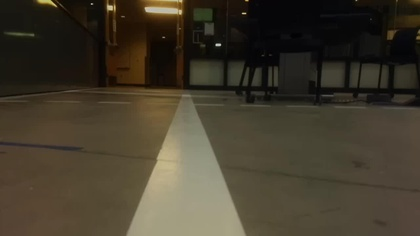
%> input picture sample0.jpg, 420 x 236 px, shrunk from 1280 x 720 before the run
$ octave --eval "result = detect_straight_lines(imread('sample0.jpg'));"   (GNU Octave 9; MATLAB toolbox functions it lacks are replaced by stand-ins)
%> lines starting %> are read from the running program, lines starting %| are printed output that depends on the picture; in (x1, y1, x2, y2) boxes, pixels count from 0 and x2, y2 are one past the last pixel; in counts of white or black regions, pixels touching at a corner belong together; the program's own positions count from 1
function [YellowPillarDist, YellowPillarAng , IsArrieved, WhiteLineDist, WhiteLineAng, WhiteLineAng2] = detect_straight_lines(img)

% clearvars -except img

%% Initialize
% Flag
IsYellowPillarDetected = false;
IsWhiteLineDetected = false;
IsPlotting = true;

% Assuming the height of camera is 0.127m
camHeight = 0.127; % meter
focalLen = 0.00304;
SizeOfPixel = 1.12e-6;
resolutionRatio = 8;
FOV = deg2rad(62.2); % FOV is 62.2 deg

% Process above ground and on the ground part seperately
% to detect yellow poles and white lines
[nX, nY, ~] = size(img);

Glevel = 180;   % for 410*308, it's 180
HighGlevel = Glevel+20;
Midline = nY/2;
Midlevel = (nX-Glevel)/2;


%% Crop the image to increase the speed
HighImg = img(1:HighGlevel,:,:);
LowImg = img(Glevel+1:end,:,:);


%% Find yellow poles and compute its angle and distance
% Transform into HSV space and detect yellow poles
HighImgHsv = rgb2hsv(HighImg);

% Make sure yellow pole is detected
HighImgYellow = false(HighGlevel,nY);
for i = 1 : HighGlevel
    for j = 1 : nY
        hij = HighImgHsv(i, j, 1);
        sij = HighImgHsv(i, j, 2);
        vij = HighImgHsv(i, j, 3);

        if ( hij >= 0.11 && hij<= 0.16 ) && ( sij >= 0.3 && sij <= 0.9 ) % && ( vij >= 0.18 && vij <= 1)

            HighImgYellow(i, j) = true;
        end
    end
end

% [6 lines of commented-out code are left out]
HighBWHsv = imbinarize(HighImgHsv(:,:,2),0.5);

% Find the intersect of HSV and yellow area
HighBWHsv = bitand(HighBWHsv, HighImgYellow);
HighBWBiggestObj = bwareafilt(HighBWHsv,1); % find the biggest object

% Get the position of the middle bottom point of yellow pole
HighBWCanny = edge(HighBWBiggestObj, 'canny');

if bwarea(HighBWBiggestObj) > 10000
    IsArrieved = 1;
else
    IsArrieved = -1;
end

if bwarea(HighBWBiggestObj) < 30

    IsYellowPillarDetected = false;

    YellowPillarPoint = [-1,-1];
    YellowPillarAng = -1;
    YellowPillarDist = -1;


else

    SumCanny = sum(HighBWCanny,2);
    YellowPillarTop = find(SumCanny>0, 1, 'first'); % Find the top index
    YellowPillarBottom = find(SumCanny>0, 1, 'last'); % Find the bottom index

    SumCanny = sum(HighBWCanny,1);
    YellowPillarLeft = find(SumCanny>0, 1, 'first'); % Find the left index
    YellowPillarRight = find(SumCanny>0, 1, 'last'); % Find the right index

    YellowPillarPoint = [YellowPillarBottom, (YellowPillarLeft + YellowPillarRight)/2];

    % Calculate the angle between yellow and image center
    YellowPillarAng = (YellowPillarPoint(2) - nY/2)/nY*FOV;

    % Calculate the distance between yellow pole and camera
    rowDiff = abs(YellowPillarPoint(1) - nX/2);
    YellowPillarDist = (camHeight * focalLen)/(rowDiff * SizeOfPixel * resolutionRatio);

    IsYellowPillarDetected = true;


end


%% Find white lines and compute its angle and Distance
% LowImg = histeq(LowImg);
LowHsv = rgb2hsv(LowImg);

% This method is easily got tricked by light
LowHsvWhite = zeros(nX - Glevel,nY);
for i = 1 : (nX - Glevel)
    for j = 1 : nY
        hij = LowHsv(i, j, 1);
        sij = LowHsv(i, j, 2);
        vij = LowHsv(i, j, 3);

        if  ( sij >= 0 && sij <= 0.3 ) && ( vij >= 0.6 && vij <= 1) % ( hij >= 0.11 && hij<= 0.16 ) &&

            LowHsvWhite(i, j) = true;   % logical value
        end
    end
end

% [8 lines of commented-out code are left out]
gray = rgb2gray(LowImg);
T = adaptthresh(gray, 0.6);
LowBW = imbinarize(gray, T);

% Filter out non white part
LowBW = bitand(LowBW, LowHsvWhite);

LowBWOpen = LowBW;
% Use open function to remove noise
se = strel('disk', 3);
LowBWOpen = imopen(LowBW, se);

% [7 lines of commented-out code are left out]


%% Detect edges
LowBWCanny = edge(LowBWOpen,'Prewitt'); % Detect edges using Canny


%% Detect lines using hough transform
[H,T,R] = hough(LowBWCanny,'RhoResolution',0.5,'ThetaResolution',0.5);

numpeaks = 7; %Specify the number of peaks
P  = houghpeaks(H,numpeaks);

% lines = houghlines(LowBWCanny,T,R,P,'FillGap',70,'MinLength',100);
lines = houghlines(LowBWCanny,T,R,P,'FillGap',15,'MinLength',70);

if sum(sum(LowBW,1)) < 0 || size(lines,2) == 0

        IsWhiteLineDetected = false;

        WhiteLineHighPoint = -1;
        WhiteLineLowPoint = -1;
        WhiteLineMidPoint = [-1,-1];

        WhiteLineAng = -1;
        WhiteLineAng2 = -1;
        WhiteLineDist = -1;

else

    IsWhiteLineDetected = true;

    % Calculate mid point
    if size(lines,2) > 1 % if there is two lines or more

        % Calculate the distance between white line middle point and camera
        WhiteLineHighPoint = -cot(lines(1).theta/180*pi)*Midline + csc(lines(1).theta/180*pi)*lines(1).rho;
        WhiteLineLowPoint = -cot(lines(2).theta/180*pi)*Midline + csc(lines(2).theta/180*pi)*lines(2).rho;

        WhiteLineMidPoint = [(WhiteLineHighPoint+WhiteLineLowPoint)/2 + Glevel, Midline];
        rowDiff = abs(WhiteLineMidPoint(1) - nX/2);
        WhiteLineDist = (camHeight * focalLen)/(rowDiff * SizeOfPixel * resolutionRatio);

        % Calculate the angle between white line and y axis
        % -x to +y to x, means -90 to 0 to 90 deg
        % WhiteLineAng = (lines(1).theta/180*pi + lines(2).theta/180*pi)/2;  % radian
        WhiteLineLeft = (Midlevel - csc(lines(1).theta/180*pi)*lines(1).rho)/(-cot(lines(1).theta/180*pi));
        WhiteLineRight = (Midlevel - csc(lines(2).theta/180*pi)*lines(2).rho)/(-cot(lines(2).theta/180*pi));
        WhiteLineAng = ((WhiteLineLeft+WhiteLineRight)/2 - nY/2)/nY*FOV;
        WhiteLineAng2 = (lines(1).theta/180*pi + lines(2).theta/180*pi)/2;  % radian

    elseif size(lines,2) == 1

        WhiteLineHighPoint = -cot(lines(1).theta/180*pi)*Midline + csc(lines(1).theta/180*pi)*lines(1).rho;
        WhiteLineLowPoint = WhiteLineHighPoint;
        WhiteLineMidPoint = [(WhiteLineHighPoint+WhiteLineLowPoint)/2 + Glevel, Midline];

        WhiteLineLeft = (Midlevel - csc(lines(1).theta/180*pi)*lines(1).rho)/(-cot(lines(1).theta/180*pi));
        WhiteLineRight = WhiteLineLeft;
        WhiteLineAng = ((WhiteLineLeft+WhiteLineRight)/2 - nY/2)/nY*FOV;
        WhiteLineAng2 = (lines(1).theta/180*pi)/2;  % radian

        % Calculate the distance between white line middle point and camera
        rowDiff = abs(WhiteLineMidPoint(1) - nX/2);
        WhiteLineDist = (camHeight * focalLen)/(rowDiff * SizeOfPixel * resolutionRatio);

    end

    if ( WhiteLineHighPoint > nX || WhiteLineHighPoint < 0 ) || ( WhiteLineLowPoint > nX || WhiteLineLowPoint < 0 )
        WhiteLineDist = -1;
    end

    if WhiteLineAng > FOV/2 || WhiteLineAng < -FOV/2
        WhiteLineAng = -1;
    end

end


% % Plot

if ~IsPlotting
    return
end

figure
subplot(221); imshow(HighImg);
% subplot(222); imshow(HighImgYellow);
if IsYellowPillarDetected
%     subplot(223); imshow(HighBWBiggestObj);
    subplot(222); imshow(HighBWCanny);
    hold on; plot( YellowPillarPoint(2), YellowPillarPoint(1),'*'); hold off;
end


% figure
subplot(223);imshow(LowImg);
% subplot(222);imshow(LowBW);
if IsWhiteLineDetected

%     subplot(223);imshow(LowBWOpen);
    subplot(224);imshow(LowBWCanny);
    hold on

    % Plot lines on bw image
    max_len = 0; % record max length
    for k = 1:length(lines)
       xy = [lines(k).point1; lines(k).point2];
       plot(xy(:,1),xy(:,2),'LineWidth',2,'Color','green');

       % Plot beginnings and ends of lines
       plot(xy(1,1),xy(1,2),'x','LineWidth',2,'Color','yellow');
       plot(xy(2,1),xy(2,2),'x','LineWidth',2,'Color','red');

       % Determine the endpoints of the longest line segment
       len = norm(lines(k).point1 - lines(k).point2);
       if ( len > max_len)
          max_len = len;
          xy_long = xy;
       end
    end

    if WhiteLineMidPoint > 0
        plot(Midline, WhiteLineMidPoint(1)-Glevel, '*', Midline, WhiteLineHighPoint,'*', Midline, WhiteLineLowPoint,'*' );
    end

    hold off

end

%     info = [YellowPillarDist, YellowPillarAng , WhiteLineDist, WhiteLineAng];
%     disp(info);

end
%> in detect_straight_lines, `HighImg = img(1:HighGlevel,:,:);`:
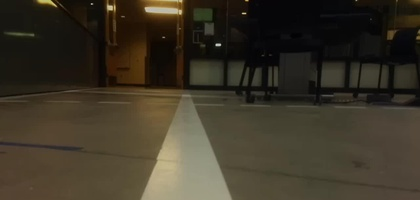
%> HighImg: size 200x420x3 uint8; mean R, G, B 60.1, 53.1, 39
%> in detect_straight_lines, `HighImgHsv = rgb2hsv(HighImg);`: HighImgHsv: size 200x420x3 double; mean H, S, V 0.156, 0.367, 0.236
%> after the loop in detect_straight_lines, `for i = 1 : HighGlevel`:
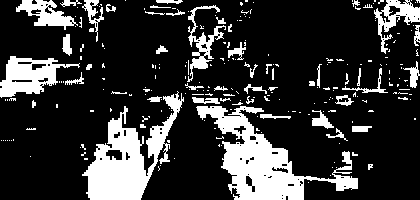
%> HighImgYellow: size 200x420 logical; 20.9% white; 239 white regions (190 under 20 px), largest, box (x1, y1, x2, y2) and area: (196, 106, 358, 200) 5294, (82, 91, 184, 200) 4464, (0, 56, 80, 98) 1637
%> in detect_straight_lines, `HighBWHsv = imbinarize(HighImgHsv(:,:,2),0.5);`: HighBWHsv: size 200x420 logical; 16% white; 117 white regions (98 under 20 px), largest, box (x1, y1, x2, y2) and area: (65, 0, 227, 94) 9134, (30, 0, 99, 39) 1084, (63, 92, 180, 122) 1005
%> in detect_straight_lines, `HighBWHsv = bitand(HighBWHsv, HighImgYellow);`: HighBWHsv: size 200x420 logical; 2.5% white; 164 white regions (143 under 20 px), largest, box (x1, y1, x2, y2) and area: (397, 0, 420, 25) 286, (31, 0, 64, 16) 215, (384, 15, 400, 32) 136
%> in detect_straight_lines, `HighBWBiggestObj = bwareafilt(HighBWHsv,1);`: HighBWBiggestObj: size 200x420 logical; 0.34% white; 1 white region, box (x1, y1, x2, y2) and area: (397, 0, 420, 25) 286
%> in detect_straight_lines, `HighBWCanny = edge(HighBWBiggestObj, 'canny');`:
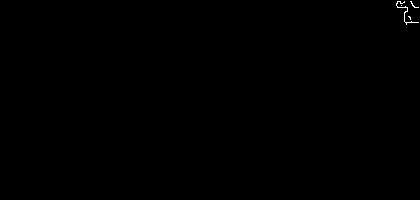
%> HighBWCanny: size 200x420 logical; 0.1% white in thin lines or dots, all inside (x1, y1, x2, y2) = (396, 1, 419, 25)
%> in detect_straight_lines, `SumCanny = sum(HighBWCanny,2);`: SumCanny = 200 values, max 16 at index 8, min 0 at index 1, mean 0.425
%> in detect_straight_lines, `YellowPillarTop = find(SumCanny>0, 1, 'first');`: YellowPillarTop = 2
%> in detect_straight_lines, `YellowPillarBottom = find(SumCanny>0, 1, 'last');`: YellowPillarBottom = 25
%> in detect_straight_lines, `SumCanny = sum(HighBWCanny,1);`: SumCanny = 420 values, max 13 at index 405, min 0 at index 1, mean 0.202
%> in detect_straight_lines, `YellowPillarLeft = find(SumCanny>0, 1, 'first');`: YellowPillarLeft = 397
%> in detect_straight_lines, `YellowPillarRight = find(SumCanny>0, 1, 'last');`: YellowPillarRight = 419
%> in detect_straight_lines, `YellowPillarPoint = [YellowPillarBottom, (YellowPillarLeft + YellowPil..`: YellowPillarPoint = [25 408]
%> in detect_straight_lines, `YellowPillarAng = (YellowPillarPoint(2) - nY/2)/nY*FOV;`: YellowPillarAng = 0.512
%> in detect_straight_lines, `rowDiff = abs(YellowPillarPoint(1) - nX/2);`: rowDiff = 93
%> in detect_straight_lines, `YellowPillarDist = (camHeight * focalLen)/(rowDiff * SizeOfPixel * res..`: YellowPillarDist = 0.463
%> in detect_straight_lines, `LowHsv = rgb2hsv(LowImg);`: LowHsv: size 56x420x3 double; mean H, S, V 0.113, 0.313, 0.4
%> after the loop in detect_straight_lines, `for i = 1 : (nX - Glevel)`:
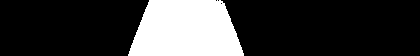
%> LowHsvWhite: size 56x420 double; values 0 (black) and 1 (white), 22.8% white; 1 white region, box (x1, y1, x2, y2) and area: (128, 0, 244, 56) 5358
%> in detect_straight_lines, `T = adaptthresh(gray, 0.6);`:
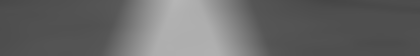
%> T: size 56x420 double; min 0.277, max 0.712, mean 0.408
%> in detect_straight_lines, `LowBW = imbinarize(gray, T);`: LowBW: size 56x420 logical; 7.2% white; 3 white regions (1 under 20 px), largest, box (x1, y1, x2, y2) and area: (127, 0, 167, 56) 877, (211, 0, 245, 56) 810
%> in detect_straight_lines, `LowBW = bitand(LowBW, LowHsvWhite);`: LowBW: size 56x420 double; values 0 (black) and 1 (white), 6.9% white; 2 white regions, box (x1, y1, x2, y2) and area: (128, 0, 167, 56) 856, (211, 0, 244, 56) 764
%> in detect_straight_lines, `LowBWOpen = imopen(LowBW, se);`: LowBWOpen: size 56x420 double; values 0 (black) and 1 (white), 6.8% white; 2 white regions, box (x1, y1, x2, y2) and area: (128, 0, 166, 56) 854, (211, 0, 244, 56) 752
%> in detect_straight_lines, `LowBWCanny = edge(LowBWOpen,'Prewitt');`: LowBWCanny: size 56x420 logical; 1.2% white in thin lines or dots, all inside (x1, y1, x2, y2) = (127, 0, 245, 56)
%> in detect_straight_lines, `[H,T,R] = hough(LowBWCanny,'RhoResolution',0.5,'ThetaResolution',0.5);`:
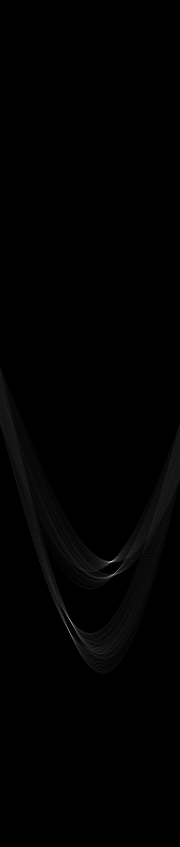
%> H: size 1693x360 double (shown at 1/2 size); min 0, max 30, mean 0.2; drawn with min black and max white
%> in detect_straight_lines, `[H,T,R] = hough(LowBWCanny,'RhoResolution',0.5,'ThetaResolution',0.5);`: T = 360 values from -90 to 89.5; R = 1693 values from -423 to 423
%> in detect_straight_lines, `P  = houghpeaks(H,numpeaks);`: P = [1124 223; 1261 138; 1240 140; 1248 145; 1274 144; 1150 227; 1148 234]
%> in detect_straight_lines, `lines = houghlines(LowBWCanny,T,R,P,'FillGap',15,'MinLength',70);`: lines = empty struct
%> `result = detect_straight_lines(imread('sample0.jpg'));`:
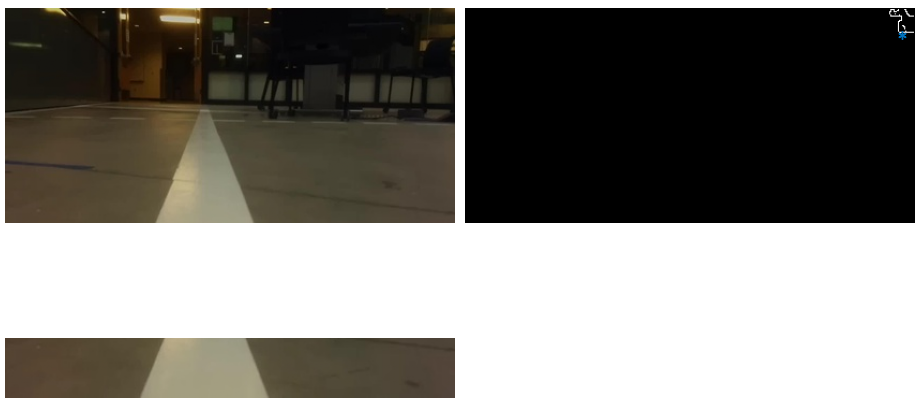
%> figure redrawn from the program's plot data, 3 panels
%> `result = detect_straight_lines(imread('sample0.jpg'));`: result = 0.463

$ run again, on sample12.jpg
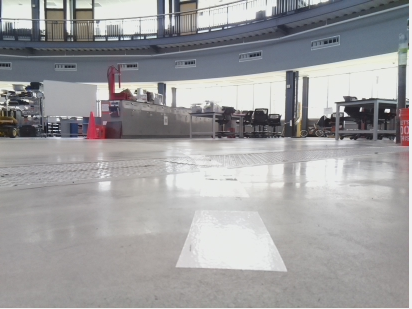
%> input picture sample12.jpg, 412 x 309 px
%> HighImgHsv: size 200x412x3 double; mean H, S, V 0.471, 0.0852, 0.611
%> in detect_straight_lines, `HighBWHsv = imbinarize(HighImgHsv(:,:,2),0.5);`:
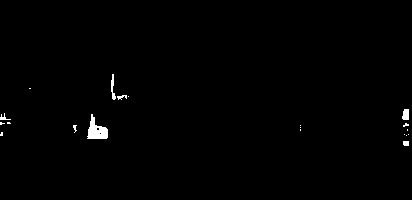
%> HighBWHsv: size 200x412 logical; 0.71% white; 20 white regions (14 under 20 px), largest, box (x1, y1, x2, y2) and area: (87, 114, 108, 139) 292, (402, 109, 409, 120) 67, (111, 74, 116, 100) 66, (0, 113, 11, 120) 30, (403, 141, 409, 146) 29, (117, 95, 127, 100) 28
%> HighBWBiggestObj: size 200x412 logical; 0.02% white in thin lines or dots, all inside (x1, y1, x2, y2) = (0, 113, 6, 119)
%> HighBWCanny: size 200x412 logical; 0.02% white in thin lines or dots, all inside (x1, y1, x2, y2) = (1, 113, 6, 120)
%> LowHsv: size 129x412x3 double; mean H, S, V 0.244, 0.0213, 0.697
%> LowBWOpen: size 129x412 double; values 0 (black) and 1 (white), 1.1% white; 5 white regions, box (x1, y1, x2, y2) and area: (409, 0, 412, 126) 377, (98, 1, 111, 11) 107, (279, 85, 286, 91) 34, (263, 85, 270, 90) 31, (177, 82, 182, 87) 21
%> LowBWCanny: size 129x412 logical; 0.69% white in thin lines or dots, all inside (x1, y1, x2, y2) = (97, 0, 412, 127)
%> in detect_straight_lines, `[H,T,R] = hough(LowBWCanny,'RhoResolution',0.5,'ThetaResolution',0.5);`: T = 360 values from -90 to 89.5; R = 1723 values from -430.5 to 430.5
%> P = [1680 181]
%> lines = 1 line; point1 to point2 (x, y): (410, 1) to (410, 125)
%> WhiteLineHighPoint = NaN
%> WhiteLineMidPoint = [NaN 206]
%> WhiteLineLeft = NaN
%> WhiteLineAng2 = 0
%> rowDiff = NaN
%> the loop in detect_straight_lines, `for k = 1:length(lines)` made 1 pass
%> (len, max_len, xy_long) on pass 1: (124, 124, [410 1; 410 125])
%> `result = detect_straight_lines(imread('sample0.jpg'));`:
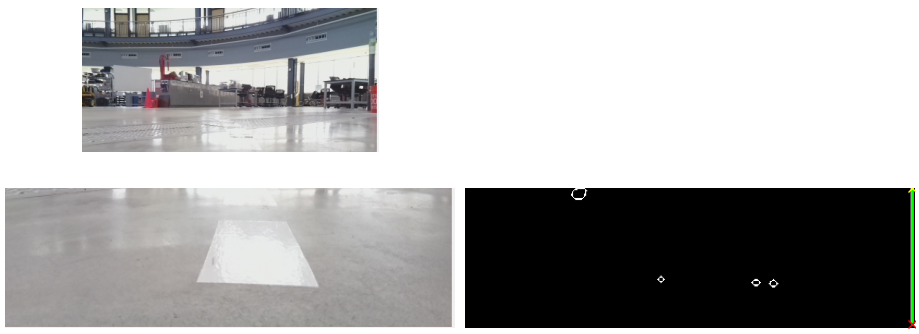
%> figure redrawn from the program's plot data, 3 panels
%> result = -1

$ run again, on sample10.png
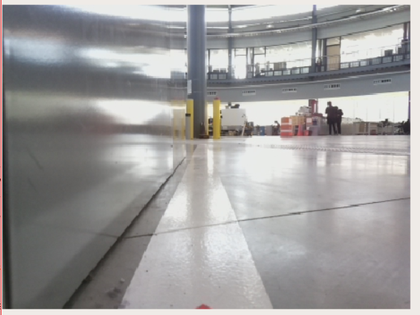
%> input picture sample10.png, 420 x 315 px, shrunk from 588 x 441 before the run
%> HighImgHsv: size 200x420x3 double; mean H, S, V 0.374, 0.0551, 0.64
%> HighBWBiggestObj: size 200x420 logical; 0.23% white; 1 white region, box (x1, y1, x2, y2) and area: (213, 102, 221, 139) 192
%> HighBWCanny: size 200x420 logical; 0.1% white in thin lines or dots, all inside (x1, y1, x2, y2) = (212, 102, 221, 139)
%> in detect_straight_lines, `SumCanny = sum(HighBWCanny,2);`: SumCanny = 200 values, max 5 at index 139, min 0 at index 1, mean 0.42
%> YellowPillarTop = 103
%> YellowPillarBottom = 139
%> in detect_straight_lines, `SumCanny = sum(HighBWCanny,1);`: SumCanny = 420 values, max 21 at index 220, min 0 at index 1, mean 0.2
%> YellowPillarLeft = 213
%> YellowPillarRight = 221
%> YellowPillarPoint = [139 217]
%> YellowPillarAng = 0.0181
%> in detect_straight_lines, `rowDiff = abs(YellowPillarPoint(1) - nX/2);`: rowDiff = 18.5
%> YellowPillarDist = 2.33
%> LowHsv: size 135x420x3 double; mean H, S, V 0.412, 0.0317, 0.609
%> LowBWOpen: size 135x420 double; values 0 (black) and 1 (white), 6.5% white; 7 white regions, largest, box (x1, y1, x2, y2) and area: (411, 0, 420, 128) 1114, (2, 129, 127, 135) 723, (157, 4, 187, 52) 656
%> LowBWCanny: size 135x420 logical; 2.4% white in thin lines or dots
%> in detect_straight_lines, `[H,T,R] = hough(LowBWCanny,'RhoResolution',0.5,'ThetaResolution',0.5);`: T = 360 values from -90 to 89.5; R = 1761 values from -440 to 440
%> P = [623 1; 1703 181]
%> lines = 3 lines; point1 to point2 (x, y): (412, 1) to (412, 127), (4, 130) to (126, 130), (293, 130) to (388, 130)
%> WhiteLineHighPoint = 129
%> WhiteLineMidPoint = [309 210]
%> in detect_straight_lines, `rowDiff = abs(WhiteLineMidPoint(1) - nX/2);`: rowDiff = 151.5
%> WhiteLineDist = 0.284
%> WhiteLineLeft = -1e+18
%> WhiteLineAng = -2.6e+15
%> WhiteLineAng2 = -1.57
%> the loop in detect_straight_lines, `for k = 1:length(lines)` made 3 passes
%> (len, max_len, xy_long) on passes 1, 3: (122, 122, [4 130; 126 130]), (126, 126, [412 1; 412 127])
%> `result = detect_straight_lines(imread('sample0.jpg'));`:
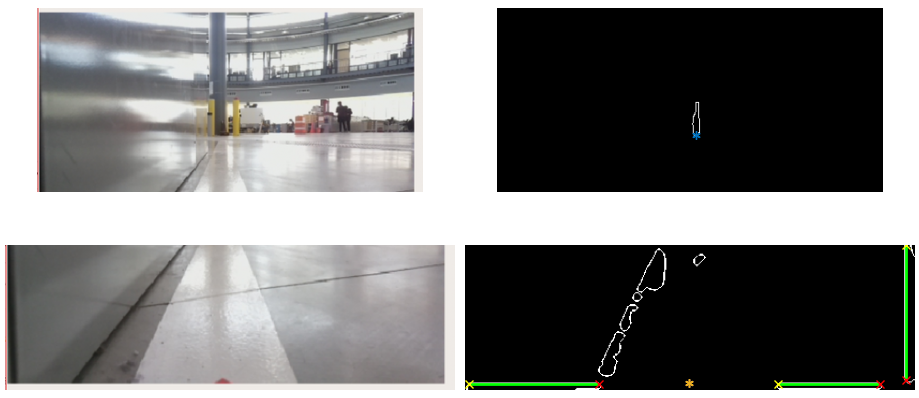
%> figure redrawn from the program's plot data, 4 panels
%> result = 2.33
